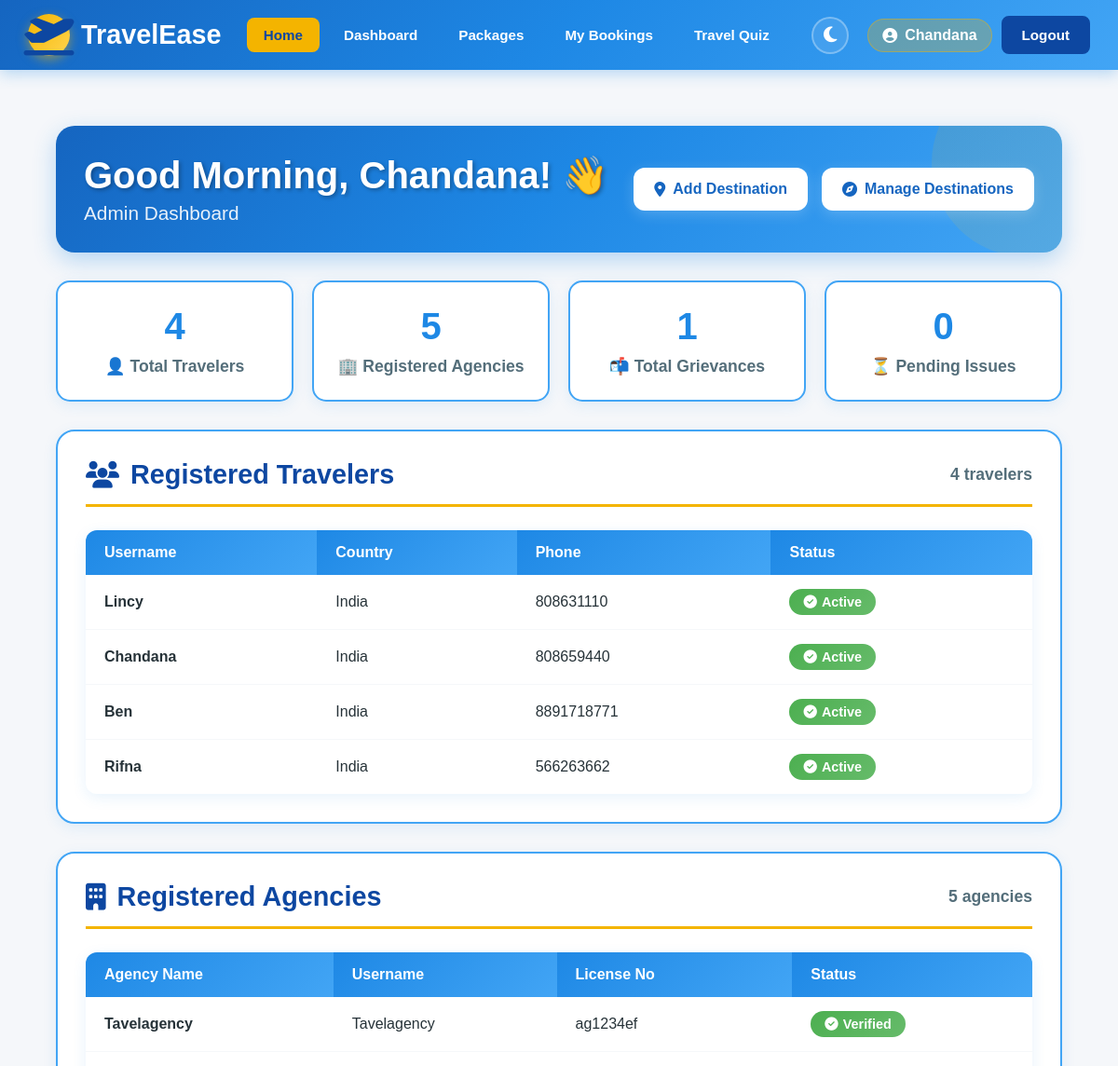
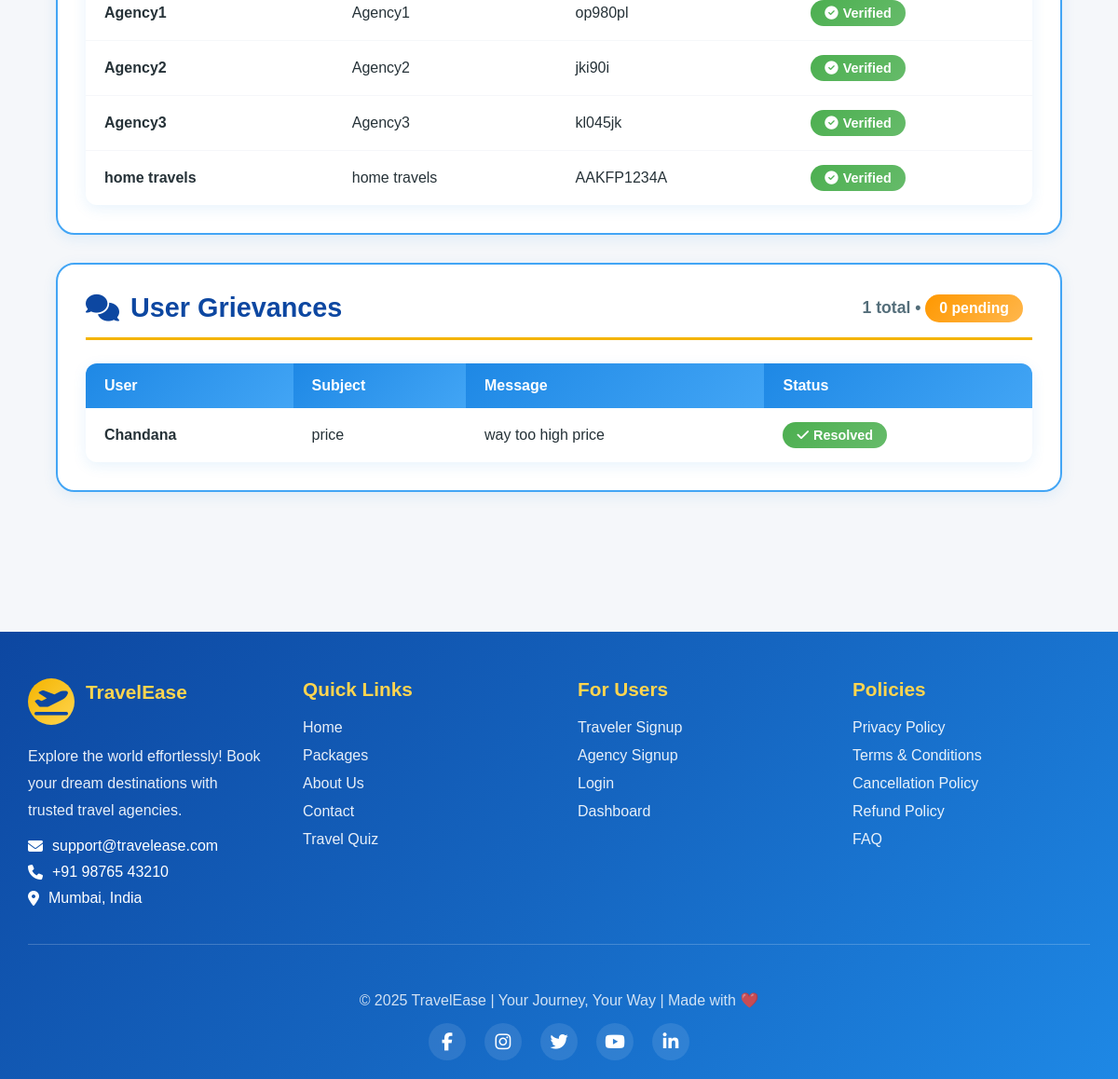
The page /app_admin/dashboard/ (signed in) on the database its author committed (2 pictures, top to bottom).
### travelers/models.py (models this page shows, shortened)
class User(AbstractUser):
    USER_TYPE_CHOICES = (
        ('traveler', 'Traveler'),
        ('agency', 'Agency'),
        ('app_admin', 'App Admin'),
    )
    user_type = models.CharField(max_length=20, choices=USER_TYPE_CHOICES, default='traveler')
    is_traveler = models.BooleanField(default=False)
    is_agency = models.BooleanField(default=False)
    is_app_admin = models.BooleanField(default=False)

class TravelerProfile(models.Model):
    user = models.OneToOneField(settings.AUTH_USER_MODEL, on_delete=models.CASCADE)
    phone_number = models.CharField(validators=[phone_regex], max_length=17, blank=True)
    country = models.CharField(max_length=100)

### agency/models.py (models this page shows, shortened)
class AgencyProfile(models.Model):
    user = models.OneToOneField(settings.AUTH_USER_MODEL, on_delete=models.CASCADE)
    agency_name = models.CharField(max_length=150)
    registration_number = models.CharField(max_length=100)
    agency_address = models.CharField(max_length=255, blank=True, null=True)
    phone_number = models.CharField(max_length=20, blank=True, null=True)
    description = models.TextField(blank=True, null=True)
    contact_email = models.EmailField(null=True, blank=True)

### app_admin/models.py (models this page shows, shortened)
class Grievance(models.Model):
    user = models.ForeignKey(settings.AUTH_USER_MODEL, on_delete=models.CASCADE)
    subject = models.CharField(max_length=200)
    message = models.TextField()
    submitted_at = models.DateTimeField(auto_now_add=True)
    resolved = models.BooleanField(default=False)

### app_admin/views.py (the view)
# urls.py: path('dashboard/', views.app_admin_dashboard, name='app_admin_dashboard'),
@login_required
def app_admin_dashboard(request):
    travelers = TravelerProfile.objects.select_related('user')
    agencies = AgencyProfile.objects.select_related('user')
    grievances = Grievance.objects.all().order_by('-id')
    destinations = Destination.objects.all()  # 👈 Add this line
    pending_count = Grievance.objects.filter(resolved=False).count()
    return render(request, 'app_admin/dashboard.html', {
        'travelers': travelers,
        'agencies': agencies,
        'grievances': grievances,
        'destinations': destinations,
        'pending_count': pending_count,  # 👈 Pass to template
    })

### templates/app_admin/dashboard.html (shortened to what this page needs)
{% extends 'base.html' %}
{% block content %}
<div class="admin-dashboard">
    <div class="dashboard-header">
        <div class="header-content">
            <div class="welcome-section">
                <h1>Welcome, {{ request.user.username }}! 👋</h1>
                <h2>Admin Dashboard</h2>
            </div>
            <div class="actions">
                <a href="{% url 'add_destination' %}" class="btn">
                    <i class="fas fa-map-marker-alt"></i>
                    Add Destination
                </a>
                <a href="{% url 'manage_destinations' %}" class="btn">
                    <i class="fas fa-compass"></i>
                    Manage Destinations
                </a>
            </div>
        </div>
    </div>
    <div class="stats-grid">
        <div class="stat-card">
            <div class="stat-number">{{ travelers.count }}</div>
            <div class="stat-label">👤 Total Travelers</div>
        </div>
        <div class="stat-card">
            <div class="stat-number">{{ agencies.count }}</div>
            <div class="stat-label">🏢 Registered Agencies</div>
        </div>
        <div class="stat-card">
            <div class="stat-number">{{ grievances.count }}</div>
            <div class="stat-label">📬 Total Grievances</div>
        </div>
        <div class="stat-card">
            <div class="stat-number">{{ pending_count }}</div>
            <div class="stat-label">⏳ Pending Issues</div>
        </div>
    </div>
    <div class="section">
        <div class="section-header">
            <h3 class="section-title">
                <i class="fas fa-users"></i>
                Registered Travelers
            </h3>
            <span class="stat-label">{{ travelers.count }} travelers</span>
        </div>
        {% if travelers %}
        <table>
            <thead>
                <tr>
                    <th>Username</th>
                    <th>Country</th>
                    <th>Phone</th>
                    <th>Status</th>
                </tr>
            </thead>
            <tbody>
                {% for t in travelers %}
                <tr>
                    <td>
                        <strong>{{ t.user.username }}</strong>
                    </td>
                    <td>{{ t.country|default:"Not specified" }}</td>
                    <td>{{ t.phone_number|default:"Not provided" }}</td>
                    <td>
                        <span class="status-resolved">
                            <i class="fas fa-check-circle"></i>
                            Active
                        </span>
                    </td>
                </tr>
                {% endfor %}
            </tbody>
        </table>
        {% else %}
        <div class="empty-state">
            <i class="fas fa-users-slash"></i>
            <p>No travelers registered yet.</p>
        </div>
        {% endif %}
    </div>
    <div class="section">
        <div class="section-header">
            <h3 class="section-title">
                <i class="fas fa-building"></i>
                Registered Agencies
            </h3>
            <span class="stat-label">{{ agencies.count }} agencies</span>
        </div>
        {% if agencies %}
        <table>
            <thead>
                <tr>
                    <th>Agency Name</th>
                    <th>Username</th>
                    <th>License No</th>
                    <th>Status</th>
                </tr>
            </thead>
            <tbody>
                {% for a in agencies %}
                <tr>
                    <td>
                        <strong>{{ a.agency_name }}</strong>
                    </td>
                    <td>{{ a.user.username }}</td>
                    <td>{{ a.registration_number }}</td>
                    <td>
                        <span class="status-resolved">
                            <i class="fas fa-check-circle"></i>
                            Verified
                        </span>
                    </td>
                </tr>
                {% endfor %}
            </tbody>
        </table>
        {% else %}
        <div class="empty-state">
            <i class="fas fa-store-slash"></i>
            <p>No agencies registered yet.</p>
        </div>
        {% endif %}
    </div>
    <div class="section">
        <div class="section-header">
            <h3 class="section-title">
                <i class="fas fa-comments"></i>
                User Grievances
            </h3>
            <div>
                <span class="stat-label">
                    {{ grievances.count }} total •
                    <span class="status-pending" style="margin-right: 10px;">
                        {{ pending_count }} pending
                    </span>
                </span>
            </div>
        </div>
        {% if grievances %}
        <table>
            <thead>
                <tr>
                    <th>User</th>
                    <th>Subject</th>
                    <th>Message</th>
                    <th>Status</th>
                </tr>
            </thead>
            <tbody>
                {% for g in grievances %}
                <tr>
                    <td>
                        <strong>{{ g.user.username }}</strong>
                    </td>
                    <td>{{ g.subject }}</td>
                    <td>{{ g.message|truncatechars:100 }}</td>
                    <td>
                    {% if g.resolved %}
                        <span class="status-resolved">
                            <i class="fas fa-check"></i>
                            Resolved
                        </span>
                    {% endif %}
                </td>
                </tr>
                {% endfor %}
            </tbody>
        </table>
        {% endif %}
    </div>
</div>
{% endblock %}

### templates/base.html (shortened to what this page needs)
<!DOCTYPE html>
<html lang="en">
<head>
    <link rel="stylesheet" href="https://cdnjs.cloudflare.com/ajax/libs/font-awesome/6.5.0/css/all.min.css">
</head>
<body>
    <nav>
        <div class="nav-container">
            <a href="{% url 'home' %}" class="nav-brand">
                <div class="logo-icon">
                    <i class="fas fa-plane-departure"></i>
                </div>
                <span>TravelEase</span>
            </a>
            <ul class="nav-menu" id="navMenu">
                <li><a href="{% url 'home' %}" class="active">Home</a></li>
                {% if user.is_authenticated %}
                    {% if user.is_traveler %}
                        <li><a href="{% url 'traveler_dashboard' %}">Dashboard</a></li>
                        <li><a href="{% url 'view_packages' %}">Packages</a></li>
                        <li><a href="{% url 'traveler_bookings' %}">My Bookings</a></li>
                        <li><a href="{% url 'travel_quiz' %}">Travel Quiz</a></li>
                    {% elif user.is_agency %}
                        <li><a href="{% url 'agency_dashboard' %}">Dashboard</a></li>
                        <li><a href="{% url 'manage_bookings' %}">Bookings</a></li>
                    {% elif user.user_type == 'app_admin' %}
                        <li><a href="{% url 'app_admin_dashboard' %}">Admin Panel</a></li>
                    {% endif %}
                {% else %}
                    <li><a href="{% url 'view_packages' %}">Packages</a></li>
                    <li><a href="{% url 'travel_quiz' %}">Travel Quiz</a></li>
                {% endif %}
            </ul>
            <div class="user-section">
                <button class="theme-toggle" onclick="toggleTheme()" title="Toggle Dark/Light Mode" aria-label="Toggle theme">
                    <i class="fas fa-moon" id="themeIcon"></i>
                </button>
                {% if user.is_authenticated %}
                    <span class="user-name">
                        <i class="fas fa-user-circle"></i>
                        {{ user.username }}
                    </span>
                    <a href="{% url 'logout' %}" class="btn-auth btn-logout">Logout</a>
                {% endif %}
            </div>
        </div>
    </nav>
    <main id="main-content">
        {% block content %}{% endblock %}
    </main>
    <footer>
        <div class="footer-container">
            <div class="footer-content">
                <div class="footer-section">
                    <div class="footer-brand">
                        <div class="footer-logo">
                            <i class="fas fa-plane-departure"></i>
                        </div>
                        <h3>TravelEase</h3>
                    </div>
                    <p>Explore the world effortlessly! Book your dream destinations with trusted travel agencies.</p>
                    <div class="contact-info">
                        <span><i class="fas fa-envelope"></i> support@travelease.com</span>
                        <span><i class="fas fa-phone"></i> +91 98765 43210</span>
                        <span><i class="fas fa-map-marker-alt"></i> Mumbai, India</span>
                    </div>
                </div>
                <div class="footer-section">
                    <h4>Quick Links</h4>
                    <ul>
                        <li><a href="{% url 'home' %}">Home</a></li>
                        <li><a href="{% url 'view_packages' %}">Packages</a></li>
                        <li><a href="#">About Us</a></li>
                        <li><a href="#">Contact</a></li>
                        <li><a href="{% url 'travel_quiz' %}">Travel Quiz</a></li>
                    </ul>
                </div>
                <div class="footer-section">
                    <h4>For Users</h4>
                    <ul>
                        <li><a href="{% url 'register_traveler' %}">Traveler Signup</a></li>
                        <li><a href="{% url 'register_agency' %}">Agency Signup</a></li>
                        <li><a href="{% url 'login' %}">Login</a></li>
                        {% if user.is_authenticated %}
                            {% if user.is_traveler %}
                                <li><a href="{% url 'traveler_dashboard' %}">Dashboard</a></li>
                            {% elif user.is_agency %}
                                <li><a href="{% url 'agency_dashboard' %}">Dashboard</a></li>
                            {% endif %}
                        {% endif %}
                    </ul>
                </div>
                <div class="footer-section">
                    <h4>Policies</h4>
                    <ul>
                        <li><a href="#">Privacy Policy</a></li>
                        <li><a href="#">Terms & Conditions</a></li>
                        <li><a href="#">Cancellation Policy</a></li>
                        <li><a href="#">Refund Policy</a></li>
                        <li><a href="#">FAQ</a></li>
                    </ul>
                </div>
            </div>
            <hr class="footer-divider">
            <div class="footer-bottom">
                <p>© 2025 TravelEase | Your Journey, Your Way | Made with ❤️</p>
                <div class="social-links">
                    <a href="#" title="Facebook"><i class="fab fa-facebook-f"></i></a>
                    <a href="#" title="Instagram"><i class="fab fa-instagram"></i></a>
                    <a href="#" title="Twitter"><i class="fab fa-twitter"></i></a>
                    <a href="#" title="YouTube"><i class="fab fa-youtube"></i></a>
                    <a href="#" title="LinkedIn"><i class="fab fa-linkedin-in"></i></a>
                </div>
            </div>
        </div>
    </footer>
</body>
</html>

### rows shown on the page
User: username "Chandana"
TravelerProfile: user.username "Lincy", country "India", phone_number "808631110"
TravelerProfile: user.username "Chandana", country "India", phone_number "808659440"
TravelerProfile: user.username "Ben", country "India", phone_number "8891718771"
TravelerProfile: user.username "Rifna", country "India", phone_number "566263662"
AgencyProfile: agency_name "Tavelagency", user.username "Tavelagency", registration_number "ag1234ef"
AgencyProfile: agency_name "Agency1", user.username "Agency1", registration_number "op980pl"
AgencyProfile: agency_name "Agency2", user.username "Agency2", registration_number "jki90i"
AgencyProfile: agency_name "Agency3", user.username "Agency3", registration_number "kl045jk"
AgencyProfile: agency_name "home travels", user.username "home travels", registration_number "AAKFP1234A"
Grievance: user.username "Chandana", subject "price", message "way too high price", resolved True (drawn)

### other values the page prints
{{ travelers.count }} "4"
{{ agencies.count }} "5"
{{ grievances.count }} "1"
{{ pending_count }} "0"
